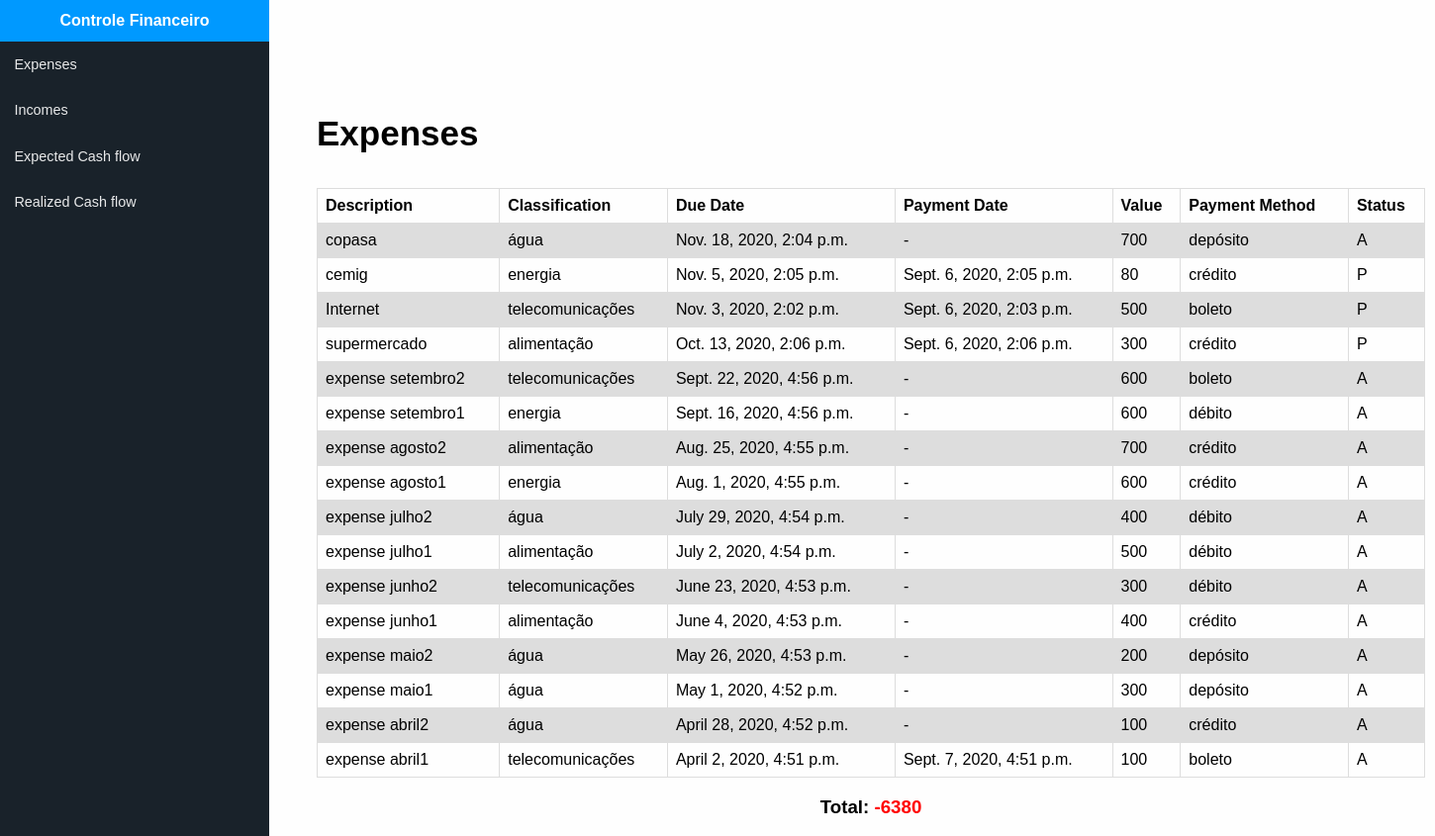
The page /expenses/ on the database its author committed.
### financeapp/models.py (models this page shows, shortened)
class Expenses(models.Model):
    EXPENSES_STATUS_CHOICES = [
        ('P', 'Pago'),
        ('A', 'A pagar')
    ]
    due_date = models.DateTimeField(null=True, blank=True)
    payment_date = models.DateTimeField(null=True, blank=True)
    value = models.IntegerField(null=True)
    description = models.CharField(max_length=255)
    classification = models.ForeignKey(ExpensesClassification, on_delete=models.RESTRICT, null=True)
    payment_method = models.ForeignKey(PaymentMethod, on_delete=models.RESTRICT, null=True)
    status = models.CharField(max_length=1, choices=EXPENSES_STATUS_CHOICES, default='A')

class ExpensesClassification(models.Model):
    description = models.CharField(max_length=255)
    def __str__(self):
        return self.description

class PaymentMethod(models.Model):
    description = models.CharField(max_length=255)
    def __str__(self):
        return self.description

### financeapp/views.py (the view)
# urls.py: path('expenses/', views.expenses_report),
def expenses_report(request):
    expenses = Expenses.objects.order_by('-due_date')
    total = 0
    for ex in expenses:
        total += ex.value
    template = loader.get_template('expenses_report.html')
    context = {
        'expenses_list': expenses,
        'total': total,
    }
    return HttpResponse(template.render(context, request))

### financeapp/templates/expenses_report.html (shortened to what this page needs)
<!DOCTYPE html>
<html lang="en">
<head>
</head>
<body>
  <section class="app">
    <aside class="sidebar">
        <header>
          Controle Financeiro
        </header>
      <nav class="sidebar-nav">
        <ul>
          <li>
            <a href="/expenses">Expenses</a>
            </li>
            <li>
            <a href="/incomes">Incomes</a>
            </li>
            <li>
            <a href="/expected-cash-flow">Expected Cash flow</a>
            </li>
            <li>
            <a href="/realized-cash-flow">Realized Cash flow</a>
            </li>
        </ul>
      </nav>
    </aside>
    <aside class="content">
      <h1 class="title">Expenses</h1>
      {% if expenses_list %}
      <table>
        <tr>
            <th>Description</th>
            <th>Classification</th>
            <th>Due Date</th>
            <th>Payment Date</th>
            <th>Value</th>
            <th>Payment Method</th>
            <th>Status</th>
        </tr>
          {% for expense in expenses_list %}
            <tr>
                <td>{{expense.description}}</td>
                <td>{{expense.classification}}</td>
                <td>{{expense.due_date}}</td>
                {% if expense.payment_date %}
                  <td>{{expense.payment_date}}</td>
                {% else %}
                  <td>-</td>
                {% endif %}
                <td>{{expense.value}}</td>
                <td>{{expense.payment_method}}</td>
                <td>{{expense.status}}</td>
            </tr>
          {% endfor %}
      </table>
      <h1>Total: <span>-{{total}}</span></h1>
  {% else %}
      <p>No expenses.</p>
  {% endif %}
    </aside>
  </section>
</body>
</html>

### financeapp/templates/expenses_report.html (style rules this page uses)
body { font-family: "Lato"; font-size: 100%; overflow-y: scroll; font-family: sans-serif; margin: 0; padding: 0; background-color: #fefefe; }
a { text-decoration: none; color: white; }
.app { height: 100vh; }
.sidebar { position: fixed; width: 17em; height: 100%; top: 0; overflow:hidden; background-color: #19222a; }
header { background-color: #09f; width: 100%; display:block; padding: 0.75em 0; color: white; font-weight: bold; text-align: center; }
.sidebar-nav { background-color: #19222a; height: 100%; font-weight: 400; font-size: 1.2em; overflow: auto; padding-bottom: 6em; overflow: hidden; }
ul { list-style:none; display: block; padding: 0; margin: 0; }
li { margin-left: 0; padding-left: 0; display:inline-block; width: 100%; }
a { color: rgba(255,255,255,0.9); font-size: 0.75em; padding: 1.05em 1em; position: relative; display:block; }
.content { display: inline-block; color: black; margin-left: 20em; margin-top: 5em; width: 70em; }
table { font-family: arial, sans-serif; border-collapse: collapse; width: 100%; }
td, th { border: 1px solid #dddddd; text-align: left; padding: 8px; }
tr:nth-child(even) { background-color: #dddddd; }
h1 { text-align: center }
h1 span { color: red }
.title { font-size: 35px; text-align: left; }

### rows shown on the page
Expenses: description "copasa", classification "água", due_date "Nov. 18, 2020, 2:04 p.m.", value "700", payment_method "depósito", status "A"
Expenses: description "cemig", classification "energia", due_date "Nov. 5, 2020, 2:05 p.m.", payment_date "Sept. 6, 2020, 2:05 p.m.", value "80", payment_method "crédito", status "P"
Expenses: description "Internet", classification "telecomunicações", due_date "Nov. 3, 2020, 2:02 p.m.", payment_date "Sept. 6, 2020, 2:03 p.m.", value "500", payment_method "boleto", status "P"
Expenses: description "supermercado", classification "alimentação", due_date "Oct. 13, 2020, 2:06 p.m.", payment_date "Sept. 6, 2020, 2:06 p.m.", value "300", payment_method "crédito", status "P"
Expenses: description "expense setembro2", classification "telecomunicações", due_date "Sept. 22, 2020, 4:56 p.m.", value "600", payment_method "boleto", status "A"
Expenses: description "expense setembro1", classification "energia", due_date "Sept. 16, 2020, 4:56 p.m.", value "600", payment_method "débito", status "A"
Expenses: description "expense agosto2", classification "alimentação", due_date "Aug. 25, 2020, 4:55 p.m.", value "700", payment_method "crédito", status "A"
Expenses: description "expense agosto1", classification "energia", due_date "Aug. 1, 2020, 4:55 p.m.", value "600", payment_method "crédito", status "A"
Expenses: description "expense julho2", classification "água", due_date "July 29, 2020, 4:54 p.m.", value "400", payment_method "débito", status "A"
Expenses: description "expense julho1", classification "alimentação", due_date "July 2, 2020, 4:54 p.m.", value "500", payment_method "débito", status "A"
Expenses: description "expense junho2", classification "telecomunicações", due_date "June 23, 2020, 4:53 p.m.", value "300", payment_method "débito", status "A"
Expenses: description "expense junho1", classification "alimentação", due_date "June 4, 2020, 4:53 p.m.", value "400", payment_method "crédito", status "A"
Expenses: description "expense maio2", classification "água", due_date "May 26, 2020, 4:53 p.m.", value "200", payment_method "depósito", status "A"
Expenses: description "expense maio1", classification "água", due_date "May 1, 2020, 4:52 p.m.", value "300", payment_method "depósito", status "A"
Expenses: description "expense abril2", classification "água", due_date "April 28, 2020, 4:52 p.m.", value "100", payment_method "crédito", status "A"
Expenses: description "expense abril1", classification "telecomunicações", due_date "April 2, 2020, 4:51 p.m.", payment_date "Sept. 7, 2020, 4:51 p.m.", value "100", payment_method "boleto", status "A"

### other values the page prints
{{ total }} "6380"
